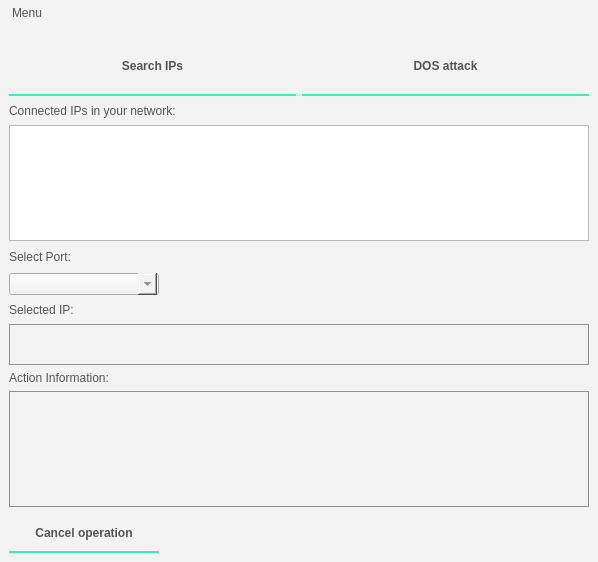
<?xml version="1.0" encoding="UTF-8"?>
<ui version="4.0">
 <class>MainWindow</class>
 <widget class="QMainWindow" name="MainWindow">
  <property name="geometry">
   <rect>
    <x>0</x>
    <y>0</y>
    <width>598</width>
    <height>562</height>
   </rect>
  </property>
  <property name="windowTitle">
   <string>BS-PacketSender</string>
  </property>
  <property name="styleSheet">
   <string notr="true">/*
Material Dark Style Sheet for QT Applications
Author: Jaime A. Quiroga P.
Inspired on https://github.com/jxfwinter/qt-material-stylesheet
Company: GTRONICK
Last updated: 04/12/2018, 15:00.
Available at: https://github.com/GTRONICK/QSS/blob/master/MaterialDark.qss
*/
QMainWindow {
	background-color:#f3f3f3;
}
QDialog {
	background-color:#f3f3f3;
}
QColorDialog {
	background-color:#f3f3f3;
}
QTextEdit {
    background-color:#f3f3f3;
    
    border-style: solid;
	border-color: #919191;

	border-width: 1px;
	color: #545454;
}
QPlainTextEdit {
	selection-background-color:#007b50;
	background-color:#f3f3f3;
	border-style: solid;
	border-top-color: transparent;
	border-right-color: transparent;
	border-left-color: transparent;
	border-bottom-color: transparent;
	border-width: 1px;
	color: #545454;
}
QPushButton{
	border-style: solid;
	border-top-color: transparent;
	border-right-color: transparent;
	border-left-color: transparent;
    
    border-bottom-color: #37efba;
	border-bottom-width: 4px;
	border-width: 2px;
	border-style: solid;
	color: #545454;
	padding: 2px;
	background-color: #f3f3f3;
}
QPushButton::default{
	border-style: inset;
	border-top-color: transparent;
	border-right-color: transparent;
	border-left-color: transparent;
	border-bottom-color: #04b97f;
	border-width: 1px;
	color: #393947;
	padding: 2px;
	background-color: #f3f3f3;
}
QToolButton {
	border-style: solid;
	border-top-color: transparent;
	border-right-color: transparent;
	border-left-color: transparent;
	border-bottom-color: #04b97f;
	border-bottom-width: 1px;
	border-style: solid;
	color: #545454;
	padding: 2px;
	background-color: #f3f3f3;
}
QToolButton:hover{
	border-style: solid;
	border-top-color: transparent;
	border-right-color: transparent;
	border-left-color: transparent;
	border-bottom-color: #37efba;
	border-bottom-width: 2px;
	border-style: solid;
	color: #545454;
	padding-bottom: 1px;
	background-color: #f3f3f3;
}
QPushButton:hover{
	border-style: solid;
	border-top-color: #37efba;
	border-right-color: #37efba;
	border-left-color: #37efba;
	border-bottom-color: #37efba;
	border-bottom-width: 2px;
	border-style: solid;
	color: #545454;
	padding-bottom: 2px;
	background-color: #f3f3f3;
}
QPushButton:pressed{
	border-style: solid;
	border-top-color: transparent;
	border-right-color: transparent;
	border-left-color: transparent;
	border-bottom-color: #37efba;
	border-bottom-width: 2px;
	border-style: solid;
	color: #37efba;
	padding-bottom: 1px;
	background-color: #f3f3f3;
}
QPushButton:disabled{
	border-style: solid;
	border-top-color: transparent;
	border-right-color: transparent;
	border-left-color: transparent;
	border-bottom-color: #808086;
	border-bottom-width: 2px;
	border-style: solid;
	color: #808086;
	padding-bottom: 1px;
	background-color: #f3f3f3;
}
QLineEdit {
	border-width: 1px;
	border-color: #919191;
	border-style: solid;
	padding: 0 8px;
	color: #545454;
	background:#f3f3f3;
	selection-background-color:#007b50;
	selection-color: #f3f3f3;
}
QLabel {
	color: #545454;
}
QLCDNumber {
	color: #37e6b4;
}
QProgressBar {
	text-align: center;
	color: rgb(240, 240, 240);
	border-width: 1px; 
	border-radius: 10px;
	border-color: rgb(58, 58, 58);
	border-style: inset;
	background-color:#f3f3f3;
}
QProgressBar::chunk {
	background-color: #04b97f;
	border-radius: 5px;
}
QMenuBar {
  background-color: #f3f3f3;
  padding: 2px;
  
  color: #545454;
}

QMenuBar:focus {
  border: 1px solid #009dff;
}

QMenuBar::item {
  background: transparent;
  padding: 4px;
}

QMenuBar::item:selected {
  padding: 4px;
  background: transparent;
  border: 0px solid #32414B;
}

QMenuBar::item:pressed {
  padding: 4px;
  border: 0px solid #37efba;
  background-color: #37efba;
  color: rgb(50, 51, 75);
  margin-bottom: 0px;
  padding-bottom: 0px;
}

/* QMenu ------------------------------------------------------------------

https://doc.qt.io/qt-5/stylesheet-examples.html#customizing-qmenu

--------------------------------------------------------------------------- */
QMenu
{
    background-color: #f3f3f3;
    border: 1px solid #4a5157;
    padding: 10px;
	color: #545454;

}


QMenu::item
{
    background-color: transparent;
    padding: 2px 20px 2px 20px;
	min-width: 200px;

}


QMenu::separator
{
   	background-color: #242424;
	height: 1px;

}


QMenu::item:disabled
{
    color: #555;
    background-color: transparent;
    padding: 2px 20px 2px 20px;

}


QMenu::item:selected
{
	background-color: #37efba;
	border: #37efba;
	color: rgb(49, 49, 66);

}
QTabWidget {
	color:rgb(0,0,0);
	background-color:#f3f3f3;
}
QTabWidget::pane {
		border-color: rgb(77,77,77);
		background-color:#f3f3f3;
		border-style: solid;
		border-width: 1px;
    	border-radius: 6px;
}
QTabBar::tab {
	border-style: solid;
	border-top-color: transparent;
	border-right-color: transparent;
	border-left-color: transparent;
	border-bottom-color: transparent;
	border-bottom-width: 1px;
	border-style: solid;
	color: #808086;
	padding: 3px;
	margin-left:3px;
	background-color: #f3f3f3;
}
QTabBar::tab:selected, QTabBar::tab:last:selected, QTabBar::tab:hover {
  	border-style: solid;
	border-top-color: transparent;
	border-right-color: transparent;
	border-left-color: transparent;
	border-bottom-color: #04b97f;
	border-bottom-width: 2px;
	border-style: solid;
	color: #f3f3f3;
	padding-left: 3px;
	padding-bottom: 2px;
	margin-left:3px;
	background-color: #f3f3f3;
}

QCheckBox {
	color: #545454;
	padding: 2px;
}
QCheckBox:disabled {
	color: #808086;
	padding: 2px;
}

QCheckBox:hover {
	border-radius:4px;
	border-style:solid;
	padding-left: 1px;
	padding-right: 1px;
	padding-bottom: 1px;
	padding-top: 1px;
	border-width:1px;
	border-color: rgb(87, 97, 106);
	background-color:#f3f3f3;
}
QCheckBox::indicator:checked {

	height: 10px;
	width: 10px;
	border-style:solid;
	border-width: 1px;
	border-color: #04b97f;
	color: #545454;
	background-color: #04b97f;
}
QCheckBox::indicator:unchecked {

	height: 10px;
	width: 10px;
	border-style:solid;
	border-width: 1px;
	border-color: #04b97f;
	color: #545454;
	background-color: transparent;
}
QRadioButton {
	color: #545454;
	background-color: #f3f3f3;
	padding: 1px;
}
QRadioButton::indicator:checked {
	height: 10px;
	width: 10px;
	border-style:solid;
	border-radius:5px;
	border-width: 1px;
	border-color: #04b97f;
	color: #545454;
	background-color: #04b97f;
}
QRadioButton::indicator:!checked {
	height: 10px;
	width: 10px;
	border-style:solid;
	border-radius:5px;
	border-width: 1px;
	border-color: #04b97f;
	color: #545454;
	background-color: transparent;
}
QStatusBar {
	color:#027f7f;
}
QSpinBox {
	color: #545454;	
	background-color: #f3f3f3;
}
QDoubleSpinBox {
	color: #545454;	
	background-color: #f3f3f3;
}
QTimeEdit {
	color: #545454;	
	background-color: #f3f3f3;
}
QDateTimeEdit {
	color: #545454;	
	background-color: #f3f3f3;
}
QDateEdit {
	color: #545454;	
	background-color: #f3f3f3;
}
QComboBox {
	color: #545454;	
	background: #f3f3f3;
}
QComboBox:editable {
	background: #f3f3f3;
	color: #545454;
	selection-background-color: #f3f3f3;
}
QComboBox QAbstractItemView {
	color: #545454;	
	background: #f3f3f3;
	selection-color: #f3f3f3;
	selection-background-color: #f3f3f3;
}
QComboBox:!editable:on, QComboBox::drop-down:editable:on {
	color: #545454;	
	background: #f3f3f3;
}
QFontComboBox {
	color: #545454;	
	background-color: #f3f3f3;
}
QToolBox {
	color: #545454;
	background-color: #f3f3f3;
}
QToolBox::tab {
	color: #545454;
	background-color: #f3f3f3;
}
QToolBox::tab:selected {
	color: #f3f3f3;
	background-color: #f3f3f3;
}
QScrollArea {
	color: #f3f3f3;
	background-color: #f3f3f3;
}
QSlider::groove:horizontal {
	height: 5px;
	background: #04b97f;
}
QSlider::groove:vertical {
	width: 5px;
	background: #04b97f;
}
QSlider::handle:horizontal {
	background: qlineargradient(x1:0, y1:0, x2:1, y2:1, stop:0 #b4b4b4, stop:1 #8f8f8f);
	border: 1px solid #5c5c5c;
	width: 14px;
	margin: -5px 0;
	border-radius: 7px;
}
QSlider::handle:vertical {
	background: qlineargradient(x1:1, y1:1, x2:0, y2:0, stop:0 #b4b4b4, stop:1 #8f8f8f);
	border: 1px solid #5c5c5c;
	height: 14px;
	margin: 0 -5px;
	border-radius: 7px;
}
QSlider::add-page:horizontal {
    background: white;
}
QSlider::add-page:vertical {
    background: white;
}
QSlider::sub-page:horizontal {
    background: #04b97f;
}
QSlider::sub-page:vertical {
    background: #04b97f;
}
</string>
  </property>
  <widget class="QWidget" name="centralwidget">
   <layout class="QVBoxLayout" name="verticalLayout">
    <item>
     <layout class="QHBoxLayout" name="horizontalLayout">
      <item>
       <widget class="QPushButton" name="search_ip">
        <property name="sizePolicy">
         <sizepolicy hsizetype="Minimum" vsizetype="Minimum">
          <horstretch>0</horstretch>
          <verstretch>0</verstretch>
         </sizepolicy>
        </property>
        <property name="minimumSize">
         <size>
          <width>151</width>
          <height>61</height>
         </size>
        </property>
        <property name="font">
         <font>
          <weight>75</weight>
          <italic>false</italic>
          <bold>true</bold>
         </font>
        </property>
        <property name="text">
         <string>Search IPs</string>
        </property>
       </widget>
      </item>
      <item>
       <widget class="QPushButton" name="dos_attack">
        <property name="sizePolicy">
         <sizepolicy hsizetype="Minimum" vsizetype="Minimum">
          <horstretch>0</horstretch>
          <verstretch>0</verstretch>
         </sizepolicy>
        </property>
        <property name="minimumSize">
         <size>
          <width>151</width>
          <height>61</height>
         </size>
        </property>
        <property name="font">
         <font>
          <weight>75</weight>
          <italic>false</italic>
          <bold>true</bold>
         </font>
        </property>
        <property name="text">
         <string>DOS attack</string>
        </property>
       </widget>
      </item>
     </layout>
    </item>
    <item>
     <widget class="QLabel" name="label_3">
      <property name="sizePolicy">
       <sizepolicy hsizetype="Minimum" vsizetype="Minimum">
        <horstretch>0</horstretch>
        <verstretch>0</verstretch>
       </sizepolicy>
      </property>
      <property name="minimumSize">
       <size>
        <width>301</width>
        <height>17</height>
       </size>
      </property>
      <property name="font">
       <font>
        <kerning>true</kerning>
       </font>
      </property>
      <property name="text">
       <string>Connected IPs in your network:</string>
      </property>
     </widget>
    </item>
    <item>
     <widget class="QListWidget" name="listWidget"/>
    </item>
    <item>
     <widget class="QLabel" name="label_4">
      <property name="minimumSize">
       <size>
        <width>0</width>
        <height>20</height>
       </size>
      </property>
      <property name="text">
       <string>Select Port:</string>
      </property>
     </widget>
    </item>
    <item>
     <widget class="QComboBox" name="comboBox">
      <property name="sizePolicy">
       <sizepolicy hsizetype="Minimum" vsizetype="Minimum">
        <horstretch>0</horstretch>
        <verstretch>0</verstretch>
       </sizepolicy>
      </property>
      <property name="minimumSize">
       <size>
        <width>150</width>
        <height>0</height>
       </size>
      </property>
      <property name="maximumSize">
       <size>
        <width>10</width>
        <height>16777215</height>
       </size>
      </property>
     </widget>
    </item>
    <item>
     <widget class="QLabel" name="label_2">
      <property name="sizePolicy">
       <sizepolicy hsizetype="Minimum" vsizetype="Minimum">
        <horstretch>0</horstretch>
        <verstretch>0</verstretch>
       </sizepolicy>
      </property>
      <property name="minimumSize">
       <size>
        <width>301</width>
        <height>17</height>
       </size>
      </property>
      <property name="font">
       <font>
        <kerning>true</kerning>
       </font>
      </property>
      <property name="text">
       <string>Selected IP:</string>
      </property>
     </widget>
    </item>
    <item>
     <widget class="QLineEdit" name="selected_ip">
      <property name="sizePolicy">
       <sizepolicy hsizetype="Minimum" vsizetype="Minimum">
        <horstretch>0</horstretch>
        <verstretch>0</verstretch>
       </sizepolicy>
      </property>
      <property name="minimumSize">
       <size>
        <width>580</width>
        <height>41</height>
       </size>
      </property>
      <property name="font">
       <font>
        <weight>50</weight>
        <bold>false</bold>
       </font>
      </property>
      <property name="text">
       <string/>
      </property>
     </widget>
    </item>
    <item>
     <widget class="QLabel" name="label">
      <property name="text">
       <string>Action Information:</string>
      </property>
     </widget>
    </item>
    <item>
     <widget class="QTextEdit" name="action_info"/>
    </item>
    <item>
     <widget class="QPushButton" name="cancel_op">
      <property name="sizePolicy">
       <sizepolicy hsizetype="Minimum" vsizetype="Minimum">
        <horstretch>0</horstretch>
        <verstretch>0</verstretch>
       </sizepolicy>
      </property>
      <property name="minimumSize">
       <size>
        <width>50</width>
        <height>40</height>
       </size>
      </property>
      <property name="maximumSize">
       <size>
        <width>150</width>
        <height>70</height>
       </size>
      </property>
      <property name="font">
       <font>
        <weight>75</weight>
        <italic>false</italic>
        <bold>true</bold>
       </font>
      </property>
      <property name="text">
       <string>Cancel operation</string>
      </property>
     </widget>
    </item>
   </layout>
  </widget>
  <widget class="QMenuBar" name="menubar">
   <property name="geometry">
    <rect>
     <x>0</x>
     <y>0</y>
     <width>598</width>
     <height>28</height>
    </rect>
   </property>
   <widget class="QMenu" name="menuMenu">
    <property name="title">
     <string>Menu</string>
    </property>
    <addaction name="actionAbout"/>
    <addaction name="actionExit"/>
   </widget>
   <addaction name="menuMenu"/>
  </widget>
  <action name="actionAbout">
   <property name="text">
    <string>About</string>
   </property>
  </action>
  <action name="actionExit">
   <property name="text">
    <string>Exit</string>
   </property>
  </action>
 </widget>
 <resources/>
 <connections/>
</ui>
